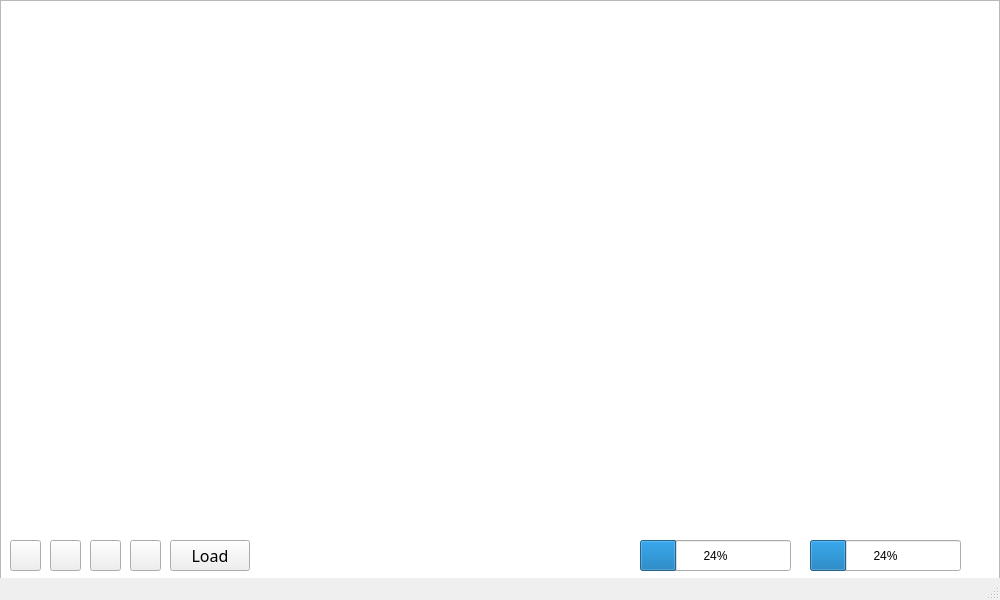
<?xml version="1.0" encoding="UTF-8"?>
<ui version="4.0">
 <class>MainWindow</class>
 <widget class="QMainWindow" name="MainWindow">
  <property name="geometry">
   <rect>
    <x>0</x>
    <y>0</y>
    <width>1000</width>
    <height>600</height>
   </rect>
  </property>
  <property name="cursor">
   <cursorShape>ArrowCursor</cursorShape>
  </property>
  <property name="windowTitle">
   <string>MainWindow</string>
  </property>
  <property name="windowIcon">
   <iconset resource="images.qrc">
    <normaloff>:/imagenes/jugador1.png</normaloff>:/imagenes/jugador1.png</iconset>
  </property>
  <property name="iconSize">
   <size>
    <width>30</width>
    <height>30</height>
   </size>
  </property>
  <widget class="QWidget" name="centralwidget">
   <widget class="QGraphicsView" name="graphicsView">
    <property name="geometry">
     <rect>
      <x>0</x>
      <y>0</y>
      <width>1000</width>
      <height>600</height>
     </rect>
    </property>
   </widget>
   <widget class="QProgressBar" name="progressBar">
    <property name="geometry">
     <rect>
      <x>640</x>
      <y>540</y>
      <width>151</width>
      <height>31</height>
     </rect>
    </property>
    <property name="value">
     <number>24</number>
    </property>
   </widget>
   <widget class="QProgressBar" name="progressBar_2">
    <property name="geometry">
     <rect>
      <x>810</x>
      <y>540</y>
      <width>151</width>
      <height>31</height>
     </rect>
    </property>
    <property name="value">
     <number>24</number>
    </property>
   </widget>
   <widget class="QPushButton" name="save_level">
    <property name="geometry">
     <rect>
      <x>50</x>
      <y>540</y>
      <width>31</width>
      <height>31</height>
     </rect>
    </property>
    <property name="font">
     <font>
      <family>Comic Sans MS</family>
     </font>
    </property>
    <property name="cursor">
     <cursorShape>PointingHandCursor</cursorShape>
    </property>
    <property name="text">
     <string/>
    </property>
    <property name="icon">
     <iconset resource="images.qrc">
      <normaloff>:/imagenes/save.png</normaloff>:/imagenes/save.png</iconset>
    </property>
    <property name="iconSize">
     <size>
      <width>32</width>
      <height>32</height>
     </size>
    </property>
   </widget>
   <widget class="QPushButton" name="user">
    <property name="geometry">
     <rect>
      <x>90</x>
      <y>540</y>
      <width>31</width>
      <height>31</height>
     </rect>
    </property>
    <property name="cursor">
     <cursorShape>PointingHandCursor</cursorShape>
    </property>
    <property name="text">
     <string/>
    </property>
    <property name="icon">
     <iconset resource="images.qrc">
      <normaloff>:/imagenes/user.png</normaloff>:/imagenes/user.png</iconset>
    </property>
    <property name="iconSize">
     <size>
      <width>40</width>
      <height>35</height>
     </size>
    </property>
   </widget>
   <widget class="QPushButton" name="menu">
    <property name="geometry">
     <rect>
      <x>10</x>
      <y>540</y>
      <width>31</width>
      <height>31</height>
     </rect>
    </property>
    <property name="cursor">
     <cursorShape>PointingHandCursor</cursorShape>
    </property>
    <property name="text">
     <string/>
    </property>
    <property name="icon">
     <iconset resource="images.qrc">
      <normaloff>:/imagenes/menu.png</normaloff>:/imagenes/menu.png</iconset>
    </property>
    <property name="iconSize">
     <size>
      <width>35</width>
      <height>35</height>
     </size>
    </property>
   </widget>
   <widget class="QPushButton" name="pushButton">
    <property name="geometry">
     <rect>
      <x>170</x>
      <y>540</y>
      <width>80</width>
      <height>31</height>
     </rect>
    </property>
    <property name="font">
     <font>
      <family>Papyrus</family>
      <pointsize>12</pointsize>
     </font>
    </property>
    <property name="cursor">
     <cursorShape>PointingHandCursor</cursorShape>
    </property>
    <property name="text">
     <string>Load</string>
    </property>
    <property name="icon">
     <iconset resource="images.qrc">
      <normaloff>:/imagenes/ship_enemie.png</normaloff>:/imagenes/ship_enemie.png</iconset>
    </property>
    <property name="iconSize">
     <size>
      <width>31</width>
      <height>31</height>
     </size>
    </property>
   </widget>
   <widget class="QPushButton" name="pushButton_pause">
    <property name="geometry">
     <rect>
      <x>130</x>
      <y>540</y>
      <width>31</width>
      <height>31</height>
     </rect>
    </property>
    <property name="cursor">
     <cursorShape>PointingHandCursor</cursorShape>
    </property>
    <property name="text">
     <string/>
    </property>
    <property name="icon">
     <iconset resource="images.qrc">
      <normaloff>:/imagenes/iconfinder_media-pause_216309.png</normaloff>:/imagenes/iconfinder_media-pause_216309.png</iconset>
    </property>
    <property name="iconSize">
     <size>
      <width>31</width>
      <height>31</height>
     </size>
    </property>
   </widget>
  </widget>
  <widget class="QMenuBar" name="menubar">
   <property name="geometry">
    <rect>
     <x>0</x>
     <y>0</y>
     <width>1000</width>
     <height>21</height>
    </rect>
   </property>
  </widget>
  <widget class="QStatusBar" name="statusbar"/>
 </widget>
 <resources>
  <include location="images.qrc"/>
 </resources>
 <connections/>
</ui>
